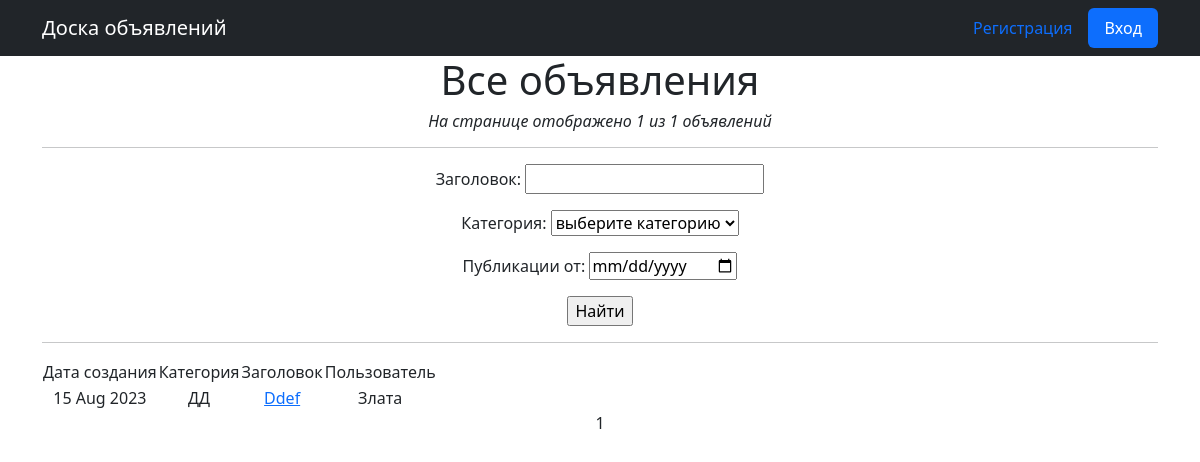
The app's page /adverts/, older data.
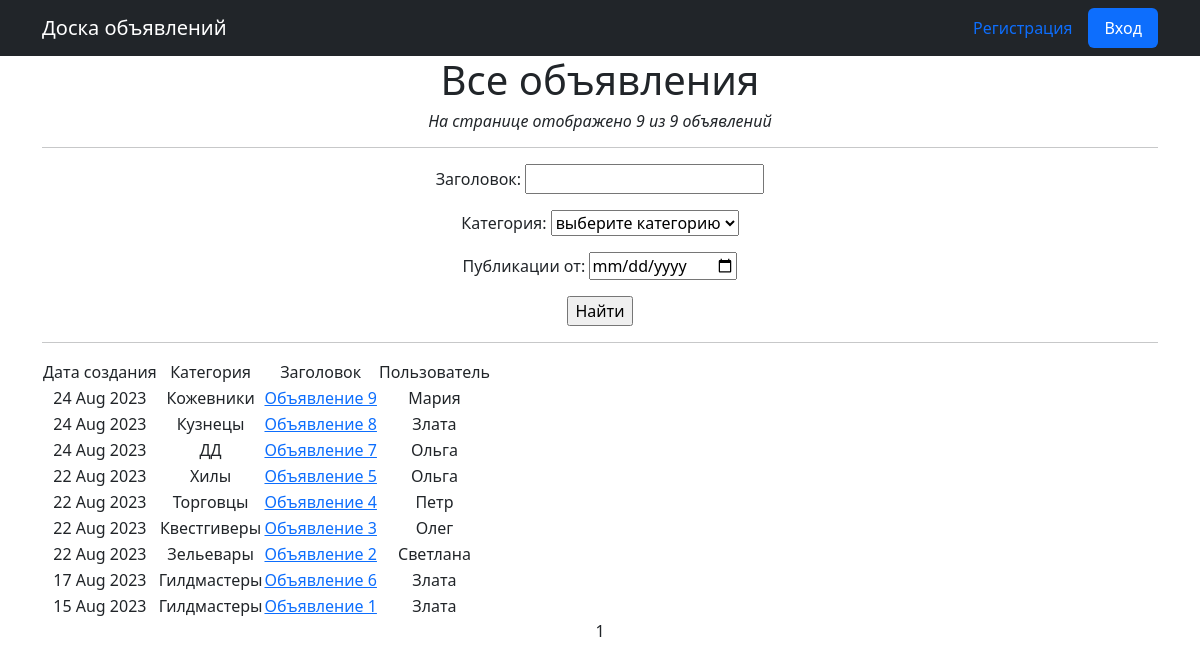
The same page, newer data.
### advert/models.py (models this page shows, shortened)
class Post(models.Model):
    created_at = models.DateTimeField('дата создания', auto_now_add=True)
    category = models.ForeignKey(
        Category,
        related_name='posts',
        verbose_name='категория',
        on_delete=models.CASCADE,
    )
    title = models.CharField('заголовок', max_length=256)
    attachments = tinymce_models.HTMLField()
    author = models.ForeignKey(
        User,
        on_delete=models.CASCADE,
        verbose_name='автор',
        related_name='posts'
    )
    class Meta:
        ordering = ('-created_at',)
        verbose_name = 'объявление'
        verbose_name_plural = 'объявления'

class Category(models.Model):
    name = models.CharField('название', max_length=64, unique=True)
    def __str__(self):
        return f'{self.name}'
    class Meta:
        ordering = ('name',)
        verbose_name = 'категория'
        verbose_name_plural = 'категории'

### users/models.py (models this page shows)
class User(AbstractUser):
    pass

### advert/views.py (the view)
# urls.py: path('', AdvertsListView.as_view(), name='adverts_list'),
class AdvertsListView(ListView):
    model = Post
    template_name = 'adverts.html'
    context_object_name = 'adverts'
    paginate_by = 10
    def get_queryset(self):
        if self.request.user.is_authenticated:
            queryset = Post.objects.filter(~Q(author=self.request.user))
        else:
            queryset = super().get_queryset()
        self.filterset = AdvertFilter(self.request.GET, queryset)
        return self.filterset.qs
    def get_context_data(self, **kwargs):
        context = super().get_context_data(**kwargs)
        context['filterset'] = self.filterset
        return context

### templates/adverts.html (shortened to what this page needs)
{% extends 'flatpages/default.html' %}
{% block content %}
<h1>Все объявления</h1>
<h6><i>На странице отображено {{adverts|length}} из {{paginator.count}} объявлений</i></h6>
<hr>
<form action="" method="get">
   {{ filterset.form.as_p }}
   <input type="submit" value="Найти" />
</form>
<hr>
{% if adverts %}
    <table>
        <tr>
            <td>Дата создания</td>
            <td>Категория</td>
            <td>Заголовок</td>
            <td>Пользователь</td>
        </tr>
        {% for advert in adverts %}
        <tr>
            <td>{{ advert.created_at|date:'d M Y' }}</td>
            <td>{{ advert.category }}</td>
            <td>
                <a href="{% url 'advert_detail' advert.id %}">{{ advert.title }}</a>
            </td>
            <td>{{ advert.author.first_name }}</td>
        </tr>
        {% endfor %}
    </table>
{% else %}
    <h2>Объявлений не найдено!</h2>
{% endif %}
   {{ page_obj.number }}
{% endblock content %}

### templates/flatpages/default.html (shortened to what this page needs)
{% load django_bootstrap5 %}
<!DOCTYPE html>
<html lang="en">
    <head>
        {% load static %}
        {% bootstrap_css %}
        <link href="{% static 'css/styles.css' %}" rel="stylesheet" />
    </head>
    <body>
        <nav class="navbar navbar-expand-lg navbar-dark bg-dark static-top">
            <div class="container">
                <a class="navbar-brand" href="/adverts/">Доска объявлений</a>
                <div class="nav nav-pills nav-fill" id="navbarResponsive">
                    <ul class="nav justify-content-end">
                        {% if request.user.is_authenticated %}
                        <li class="nav-item">
                            <a class="btn btn-outline-primary" href="{% url 'logout' %}">Выход</a>
                        </li>
                        {% else %}
                        <li class="nav-item">
                            <a class="nav-link" href="{% url 'signup' %}">Регистрация</a>
                        </li>
                        <li class="nav-item">
                            <a class="nav-link active" href="{% url 'login' %}">Вход</a>
                        </li>
                        {% endif %}
                    </ul>
                </div>
            </div>
        </nav>
        <div class="container">
            <div class="row">
                <div class="col-lg-12 text-center">
                    {% block content %}{% endblock content %}
       </div>
   </div>
</div>
    </body>
</html>

Row changes from the older to the newer data that the page shows:
added Post: created_at "24 Aug 2023", category "Кожевники", title "Объявление 9", author.first_name "Мария"
added Post: created_at "24 Aug 2023", category "Кузнецы", title "Объявление 8", author.first_name "Злата"
added Post: created_at "24 Aug 2023", category "ДД", title "Объявление 7", author.first_name "Ольга"
added Post: created_at "22 Aug 2023", category "Хилы", title "Объявление 5", author.first_name "Ольга"
added Post: created_at "22 Aug 2023", category "Торговцы", title "Объявление 4", author.first_name "Петр"
added Post: created_at "22 Aug 2023", category "Квестгиверы", title "Объявление 3", author.first_name "Олег"
added Post: created_at "22 Aug 2023", category "Зельевары", title "Объявление 2", author.first_name "Светлана"
added Post: created_at "17 Aug 2023", category "Гилдмастеры", title "Объявление 6", author.first_name "Злата"
changed Post: category "ДД" → "Гилдмастеры"; title "Ddef" → "Объявление 1"
Text that changed along with them:
{{ adverts|length }}: "1" → "9"
{{ paginator.count }}: "1" → "9"
